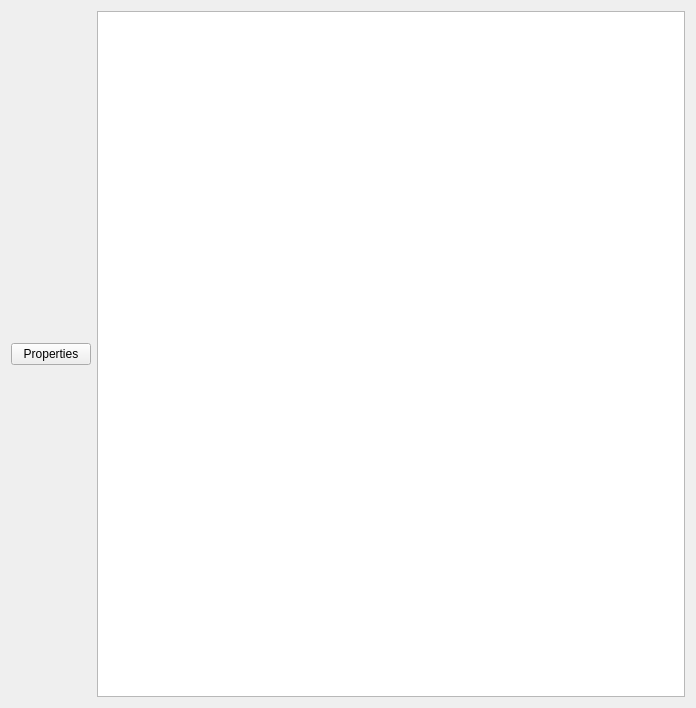
<?xml version="1.0" encoding="UTF-8"?>
<ui version="4.0">
 <class>MainWindow</class>
 <widget class="QMainWindow" name="MainWindow">
  <property name="geometry">
   <rect>
    <x>0</x>
    <y>0</y>
    <width>696</width>
    <height>708</height>
   </rect>
  </property>
  <property name="minimumSize">
   <size>
    <width>650</width>
    <height>610</height>
   </size>
  </property>
  <property name="baseSize">
   <size>
    <width>650</width>
    <height>550</height>
   </size>
  </property>
  <property name="windowTitle">
   <string>MainWindow</string>
  </property>
  <widget class="QWidget" name="centralWidget">
   <property name="minimumSize">
    <size>
     <width>510</width>
     <height>0</height>
    </size>
   </property>
   <layout class="QHBoxLayout" name="horizontalLayout">
    <item>
     <layout class="QVBoxLayout" name="verticalLayout">
      <property name="sizeConstraint">
       <enum>QLayout::SetFixedSize</enum>
      </property>
      <item>
       <widget class="QPushButton" name="m_buttonProperties">
        <property name="text">
         <string>Properties</string>
        </property>
       </widget>
      </item>
     </layout>
    </item>
    <item>
     <widget class="QGraphicsView" name="m_graphicsViewCanvas">
      <property name="minimumSize">
       <size>
        <width>500</width>
        <height>500</height>
       </size>
      </property>
      <property name="baseSize">
       <size>
        <width>500</width>
        <height>500</height>
       </size>
      </property>
     </widget>
    </item>
   </layout>
  </widget>
 </widget>
 <layoutdefault spacing="6" margin="11"/>
 <resources/>
 <connections/>
</ui>
